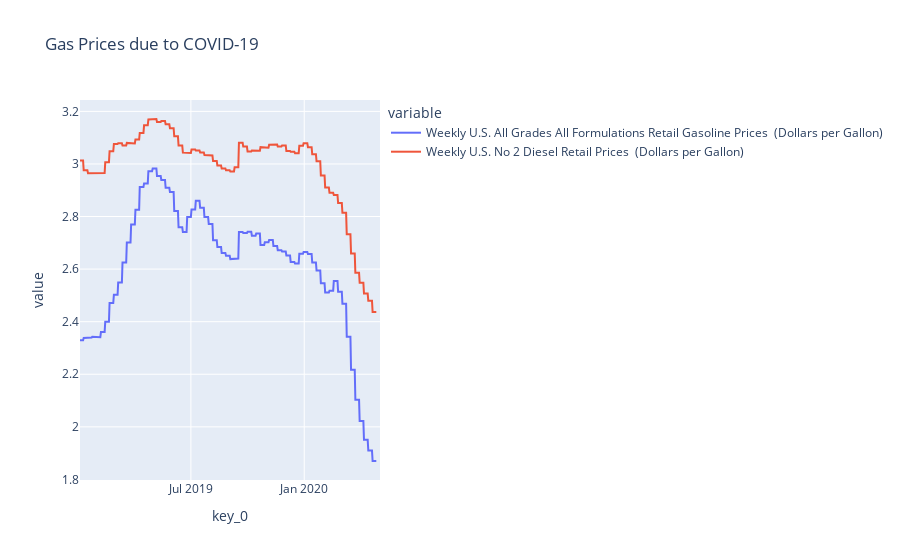

The notebook cell saved with this chart:
### Code cell
rep_long =pd.melt(rep, id_vars=['key_0'], value_vars=['Weekly U.S. All Grades All Formulations Retail Gasoline Prices  (Dollars per Gallon)',
       'Weekly U.S. No 2 Diesel Retail Prices  (Dollars per Gallon)'])
fig = px.line(rep_long, x='key_0', y='value',title='Gas Prices due to COVID-19', color='variable')
fig.show()

### Figure 1 — Plotly figure (JSON) as saved in the notebook; plotly's stock layout.template omitted (floating-point values rounded to 4 significant figures; data arrays with more than 128 entries replaced by an {"elided": "..."} marker saying what was removed)
{"data": [{"hovertemplate": "variable=Weekly U.S. All Grades All Formulations Retail Gasoline Prices  (Dollars per Gallon)<br>key_0=%{x}<br>value=%{y}<extra></extra>", "legendgroup": "Weekly U.S. All Grades All Formulations Retail Gasoline Prices  (Dollars per Gallon)", "line": {"color": "#636efa", "dash": "solid"}, "mode": "lines", "name": "Weekly U.S. All Grades All Formulations Retail Gasoline Prices  (Dollars per Gallon)", "showlegend": true, "type": "scatter", "x": {"elided": "488 str values"}, "xaxis": "x", "y": {"elided": "488 float values"}, "yaxis": "y"}, {"hovertemplate": "variable=Weekly U.S. No 2 Diesel Retail Prices  (Dollars per Gallon)<br>key_0=%{x}<br>value=%{y}<extra></extra>", "legendgroup": "Weekly U.S. No 2 Diesel Retail Prices  (Dollars per Gallon)", "line": {"color": "#EF553B", "dash": "solid"}, "mode": "lines", "name": "Weekly U.S. No 2 Diesel Retail Prices  (Dollars per Gallon)", "showlegend": true, "type": "scatter", "x": {"elided": "488 str values"}, "xaxis": "x", "y": {"elided": "488 float values"}, "yaxis": "y"}], "layout": {"legend": {"title": {"text": "variable"}, "tracegroupgap": 0}, "title": {"text": "Gas Prices due to COVID-19"}, "xaxis": {"anchor": "y", "domain": [0, 1], "title": {"text": "key_0"}}, "yaxis": {"anchor": "x", "domain": [0, 1], "title": {"text": "value"}}}}
